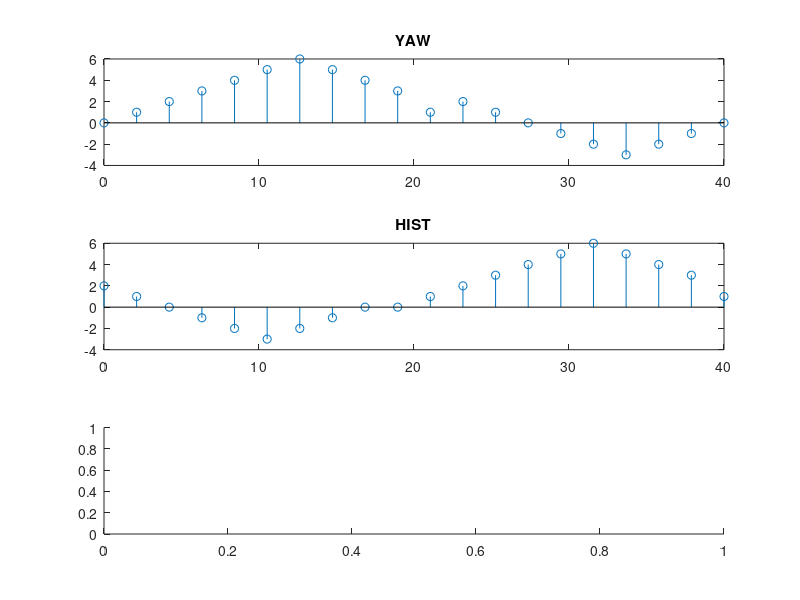
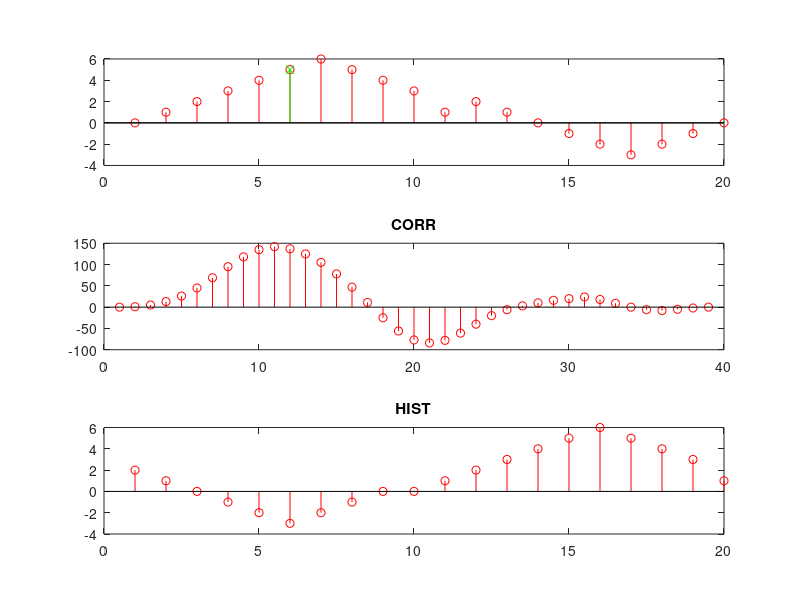

These figures' MATLAB source, in order:


SHIFT = 3;

TrackPattern_y = [0,1,2,3,4,5,6,5,4,3,1,2,1,0,-1,-2,-3,-2,-1,0];
n_pattern = length(TrackPattern_y);
TrackPattern_z = linspace(0,n_pattern*2,n_pattern);

%History_y =      [6,5,4,2,3,2,1,0,0,0,1,2,2,4];
History_y = [2,1,0,-1,-2,-3,-2,-1,0,0,1,2,3,4,5,6,5,4,3,1];
n_history = length(History_y);

%% one iteration
%z_est = 5;
z_est = 8;

%%find the pattern index to the est. distance
idx_est = find(TrackPattern_z>z_est,1);

%%history average
mean_history = mean(History_y);
idx_searchStart = (idx_est - SHIFT - n_history)+n_pattern;


%now autocorrelate

max_sum = 0;
max_idx = -1;
pos_routeCorrelate = idx_searchStart;
Track_xcorr = zeros(1,n_pattern);
for s = 0:2*SHIFT-1
    %% route average calculation
    routeAverage = 0;
    idx_routeAverageStart = pos_routeCorrelate;
    idx_routeAverageEnd = rem(idx_routeAverageStart+n_history,n_pattern+1);
    if idx_routeAverageStart > idx_routeAverageEnd
      swap = idx_routeAverageStart;
      idx_routeAverageStart = idx_routeAverageEnd;
      idx_routeAverageEnd = swap;
    end;
    %routeAverage = sum(TrackPattern_y(idx_routeAverageStart:idx_routeAverageEnd))/n_pattern;
    
    %%correlation!
    sum = 0;
    pos_routeXcor = pos_routeCorrelate;
    for pos_HistoryCorr = 1:n_history
      sum = sum + (History_y(pos_HistoryCorr) - mean_history)*(TrackPattern_y(pos_routeXcor)-routeAverage);
      pos_routeXcor = pos_routeXcor + 1;
      if pos_routeXcor > n_pattern
        pos_routeXcor = 1;
      end;
      %pos_routeXcor = rem(pos_routeXcor, n_pattern+1)+1
    end;
    Track_xcorr(pos_routeCorrelate) = sum;
    if sum > max_sum
      max_sum = sum;
      max_idx = pos_routeXcor;
    end
    
    pos_routeCorrelate = rem(pos_routeCorrelate, n_pattern+1)+1;
end;

figure(1);
subplot(3,1,1);
stem(TrackPattern_z, TrackPattern_y);
title("YAW");
subplot(3,1,2);
stem(TrackPattern_z, History_y);
title("HIST");
subplot(3,1,3);

xc = xcorr(TrackPattern_y,History_y)
xc2 = xc(1:2:end);
pos_cor = find(xc2==max(xc2),1);

figure(2);
subplot(3,1,1);
title("TRACK");
stem(TrackPattern_y, "r-");
hold on;
stem(pos_cor, TrackPattern_y(pos_cor), "g-x");
subplot(3,1,3);
stem(History_y, "r-");
title("HIST");
subplot(3,1,2);
stem(xc, "r-");
title("CORR");

